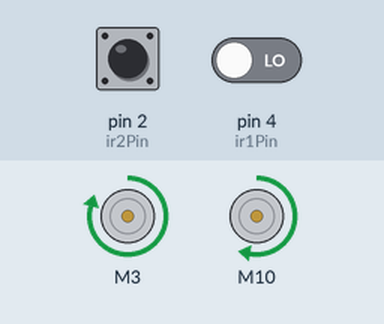
The sketch below on a simulated Arduino Uno, built with avr-gcc and run on an emulated ATmega328P. On the bench: 2 × DC motor (green arrow = forward, orange = backward, longer = faster). The inputs (shaded band) are chosen by the test bench; at power-on: pin 2 (ir2Pin) HIGH, pin 4 (ir1Pin) LOW. What the sketch prints to the serial monitor is not drawn.

Above: at 1.2 s.
1.3 s: pin 2 (ir2Pin) driven LOW
At 1.6 s:
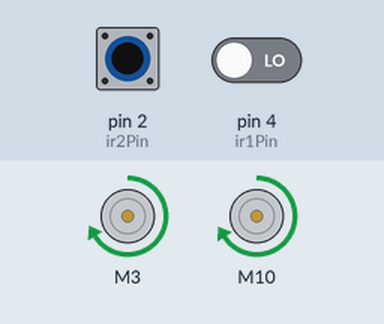
2.8 s: pin 4 (ir1Pin) driven HIGH
At 5.3 s:
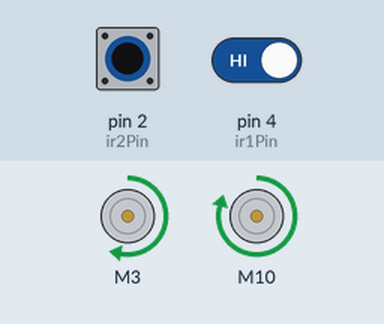
5.6 s: pin 4 (ir1Pin) driven LOW
At 6.0 s:
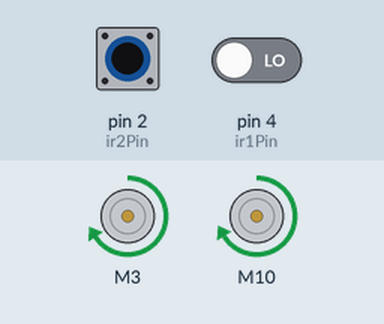
7.1 s: pin 2 (ir2Pin) driven HIGH
At 8.2 s:
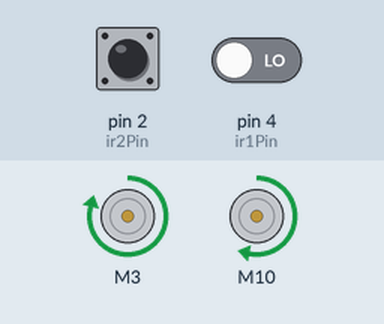
10.1 s: pin 2 (ir2Pin) pulsed LOW 5 times (0.12 s each, 0.3 s apart)
14.6 s: pin 2 (ir2Pin) driven LOW and pin 4 (ir1Pin) driven HIGH
Timing chart, 0 to 43.5 s (numbered marks = the images above; inputs shaded):
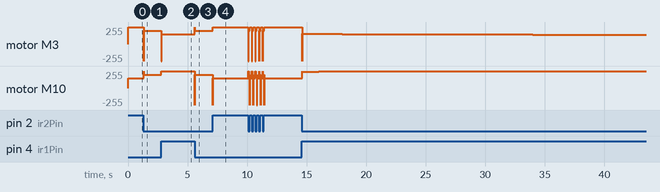

The sketch:

PIDTrack.ino
```cpp
#include "CytronMotorDriver.h"

CytronMD motor1(PWM_PWM, 3, 9);   // PWM 1A = Pin 3, PWM 1B = Pin 9.
CytronMD motor2(PWM_PWM, 10, 11); // PWM 2A = Pin 10, PWM 2B = Pin 11.

int ir1Pin = 4;  // Right sensor
int ir2Pin = 2;  // Left sensor

float Kp = 50.0;
float Ki = 0.5;
float Kd = 20.0;

float lastError = 0;
float integral = 0;
int baseSpeed = 200;
int maxSpeed = 255;

float integralMax = 100.0;

unsigned long lastTime = 0;
float dt = 0.01;

void setup() {
  Serial.begin(115200);

  pinMode(ir1Pin, INPUT);  // Right sensor
  pinMode(ir2Pin, INPUT);  // Left sensor

  lastTime = millis();
}

void loop() {
  unsigned long currentTime = millis();
  dt = (currentTime - lastTime) / 1000.0;
  lastTime = currentTime;

  int rightVal = digitalRead(ir1Pin);
  int leftVal = digitalRead(ir2Pin);

  float error = 0;

  if (leftVal == 0 && rightVal == 0) {
    error = 0;
  }
  else if (leftVal == 0 && rightVal == 1) {
    error = 1;
  }
  else if (leftVal == 1 && rightVal == 0) {
    error = -1;
  }
  else if (leftVal == 1 && rightVal == 1) {
    error = lastError;
  }

  if (!(leftVal == 1 && rightVal == 1)) {
    integral += error * dt;
    integral = constrain(integral, -integralMax, integralMax);
  }

  float derivative = 0;
  if (dt > 0) {
    derivative = (error - lastError) / dt;
  }

  float proportional = Kp * error;
  float integralTerm = Ki * integral;
  float derivativeTerm = Kd * derivative;

  float correction = proportional + integralTerm + derivativeTerm;

  int leftSpeed = constrain(baseSpeed + correction, -maxSpeed, maxSpeed);
  int rightSpeed = constrain(baseSpeed - correction, -maxSpeed, maxSpeed);

  motor1.setSpeed(rightSpeed);
  motor2.setSpeed(leftSpeed);

  lastError = error;

  Serial.print("L: ");
  Serial.print(leftVal);
  Serial.print(" | R: ");
  Serial.print(rightVal);
  Serial.print(" | Err: ");
  Serial.print(error, 2);
  Serial.print(" | P: ");
  Serial.print(proportional, 2);
  Serial.print(" | I: ");
  Serial.print(integralTerm, 2);
  Serial.print(" | D: ");
  Serial.print(derivativeTerm, 2);
  Serial.print(" | Corr: ");
  Serial.print(correction, 2);
  Serial.print(" | LS: ");
  Serial.print(leftSpeed);
  Serial.print(" | RS: ");
  Serial.println(rightSpeed);

  delay(10);
}
```

Measured:
- after the input at 1.3 s, motor M3: forward 250/255 → forward 200/255 at once; motor M10: forward 149/255 → forward 199/255 at once
- after the input at 2.8 s, motor M3: forward 200/255 → forward 150/255 at once, → forward 149/255 1.3 s later; motor M10: forward 199/255 → forward 249/255 at once, → forward 250/255 1.3 s later
- after the input at 5.6 s, motor M3: forward 149/255 → forward 199/255 at once; motor M10: forward 250/255 → forward 200/255 at once
- after the input at 7.1 s, motor M3: forward 199/255 → forward 249/255 at once, → forward 250/255 1.5 s later; motor M10: forward 200/255 → forward 150/255 at once, → forward 149/255 1.5 s later
